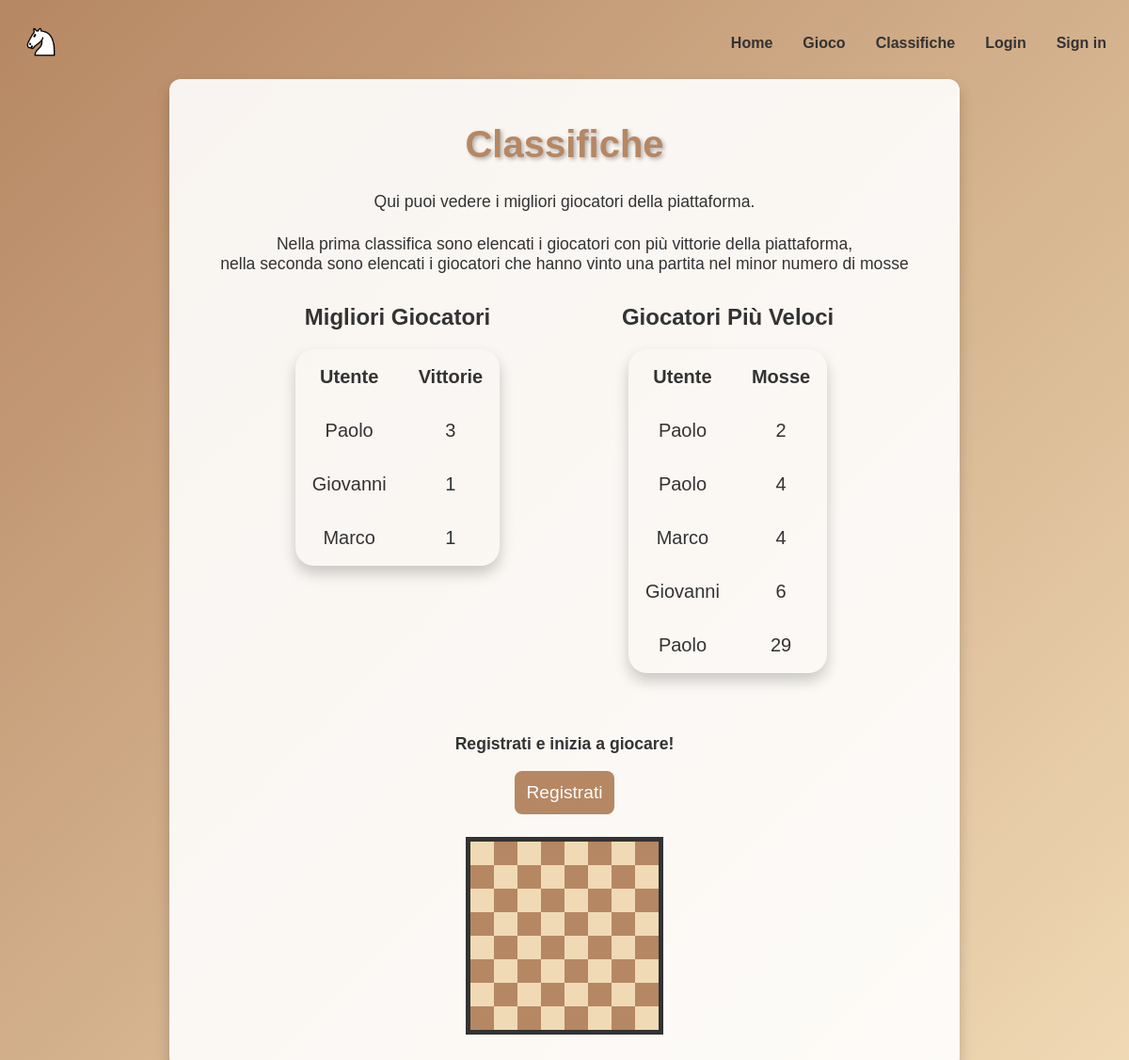
The app's page /php/classifiche.php with its own data.
### tables this page shows
CREATE TABLE `partita` (
  `ID` int(11) NOT NULL,
  `Vittoria` tinyint(1) NOT NULL,
  `Username` varchar(128) NOT NULL,
  `Mosse` int(11) NOT NULL
);

### php/classifiche.php (the view, shortened to what this page needs)
<!DOCTYPE html>
<html lang="it">
<head>
  <link rel="stylesheet" href="../css/header.css">
  <link rel="stylesheet" href="../css/main.css">
  <link rel="stylesheet" href="../css/table.css">
  <link rel="stylesheet" href="../css/card.css">
</head>
<body>
  <header>
    <div>
        <a href="index.php">
            <img src="../img/png/white_knight.png" alt="logo">
        </a>
    </div>
    <nav class="header-nav">
        <ul class="primary-navigation">
            <li><a href="index.php">Home</a></li>
            <li><a href="scegliColore.php">Gioco</a></li>
            <li><a href="classifiche.php">Classifiche</a></li>
            <?php
                if(isset($_SESSION['logged']) && $_SESSION['logged'] == true){
                    echo'<li><a href="logout.php">Log Out</a></li>';
                } else {
                    echo '<li><a href="login.php">Login</a></li>';
                    echo '<li><a href="signUp.php">Sign in</a></li>';
                }
            ?>
        </ul>
    </nav>
  </header>
  <div class="container max-width-main">
    <h1>Classifiche</h1>
    <div class="chess-info">
        <p>Qui puoi vedere i migliori giocatori della piattaforma.</p>
        <p>Nella prima classifica sono elencati i giocatori con più vittorie della piattaforma, <br> nella seconda sono elencati i giocatori che hanno vinto una partita nel minor numero di mosse</p>
    </div>
    <div class="tables">
        <div class="most-wins">
        <h2>Migliori Giocatori</h2>
            <table>
                <thead>
                    <th>Utente</th><th>Vittorie</th>
                </thead>
                <?php
                    $utenti_classificati = [];
                    function riga($user, $count){
                        echo "<tr> <td>$user</td><td>$count</td></tr>";
                    }
                    function query($query){
                        $connection = mysqli_connect(DBHOST, DBUSER, DBPASS, DBNAME);
                        $result = mysqli_query($connection, $query);
                        return $result;
                    }
                    $query = "SELECT Username, count(*) as partite
                                from partita
                                where vittoria = 1
                                group by Username
                                order by partite desc
                                LIMIT 5";
                    $result = query($query);
                    while($row = mysqli_fetch_assoc($result)){
                        $user = $row["Username"];
                        $count = $row["partite"];
                        array_push($utenti_classificati, $user);
                        riga($user, $count);
                    }
                ?>
            </table>
        </div>
        <div class="most-wins">
            <h2>Giocatori Più Veloci</h2>
            <table>
                <thead>
                    <th>Utente</th><th>Mosse</th>
                </thead>
                <?php
                    $query = "SELECT Username, mosse
                                from partita
                                where vittoria = 1
                                order by mosse asc
                                LIMIT 5";
                    $result = query($query);
                    while($row = mysqli_fetch_assoc($result)){
                        $user = $row["Username"];
                        $count = $row["mosse"];
                        array_push($utenti_classificati, $user);
                        riga($user, $count);
                    }
                ?>
            </table>
        </div>
    </div>
    <?php
        if(isset($_SESSION['logged']) && $_SESSION['logged'] == true){
            $username = $_SESSION['username'];
            if(in_array($username, $utenti_classificati))
                echo "<p class='bold'>Complimenti $username sei già in classifica!</p>";
            else
                echo "<p class='bold'>Dai $username inizia anche tu a giocare e scala le classifica!</p>";
        } else {
            echo "<p class='bold'>Registrati e inizia a giocare!</p>";
        }
    ?>
    <button class="login-btn">
    <?php
        if(isset($_SESSION['logged']) && $_SESSION['logged'] == true){
            echo "<a class='no-margin' href='scegliColore.php'>Gioca</a>";
        } else {
            echo "<a class='no-margin' href='signUp.php'>Registrati</a>";
        }
      ?>
    </button>
    <div class="chessboard">
    </div>
  </div>
</body>
</html>

### css/header.css (style rules this page uses)
header { display: flex; align-items: center; justify-content: space-between; }
header img { width: 2.5rem; aspect-ratio: 1; margin: 1rem; }
.primary-navigation { list-style: none; display: flex; gap: 2rem; padding: 1rem; margin: 0; }
.primary-navigation a { text-decoration: none; color: var(--primary-color); font-weight: 600; cursor: pointer; }

### css/main.css (style rules this page uses)
:root { --dark-square: rgb(182, 135, 99); --light-square: rgb(240, 218, 181); --primary-color: #333; --accent-color: #f0a500; --text-light: #fff; --background: linear-gradient(135deg, var(--dark-square), var(--light-square)); }
body { background: var(--background); color: var(--primary-color); min-height: 100vh; font-family: Arial, sans-serif; background-repeat: no-repeat; }
a { text-decoration: none; }
.bold { font-weight: 600; }
.container a { display: block; margin-top: 1.5rem; }
h1 { font-size: 2.5rem; color: var(--dark-square); margin-bottom: 1rem; text-shadow: 2px 2px 4px rgba(0, 0, 0, 0.3); }
p { font-size: 1.1rem; }
.login-btn { background: var(--dark-square); color: var(--text-light); padding: 12px; border: none; border-radius: 8px; font-size: 1.2rem; cursor: pointer; transition: background 0.3s, transform 0.2s; }
.login-btn a { color: white; }
.chessboard { margin: auto; display: flex; flex-wrap: wrap; width: 12.5rem; height: 12.5rem; margin-top: 1.5rem; margin-bottom: 1rem; border: 5px solid var(--primary-color); align-items: center; }
.no-margin { margin: 0!important; }
.chess-info > p { text-align: center; padding: 0.75rem 2rem; margin: 0; }

### css/table.css (style rules this page uses)
table { margin: auto; margin-top: 1rem; margin-bottom: 3rem; border: none; box-shadow: 0 8px 15px rgba(0, 0, 0, 0.2); border-radius: 20px; }
th, td { font-size: 1.25rem; padding: 1rem; }
.tables { display: flex; gap: 1rem; margin-inline: auto; justify-content: space-evenly; }

### css/card.css (style rules this page uses)
:root { --dark-square: rgb(182, 135, 99); --light-square: rgb(240, 218, 181); --medium-brown: #e3c7a2; --dark-square-selected: #657d65; --light-square-selected: #81a581; --primary-color: #333; --accent-color: #f0a500; --text-light: #fff; --background: linear-gradient(135deg, var(--dark-square), var(--light-square)); }
.container { background: rgba(255, 255, 255, 0.9); box-shadow: 0 8px 15px rgba(0, 0, 0, 0.2); border-radius: 12px; padding: 20px; margin: auto; margin-bottom: 1rem; text-align: center; animation: fadeIn 1s ease-in-out; }
.max-width-main { max-width: min(50rem, 80%); }

### records on screen
partita: Username "Paolo", Mosse "2"
partita: Username "Paolo", Mosse "4"
partita: Username "Marco", Mosse "4"
partita: Username "Giovanni", Mosse "6"
partita: Username "Paolo", Mosse "29"

### other values on screen
$user "Paolo"
$count "3"
$user "Giovanni"
$count "1"
$user "Marco"
